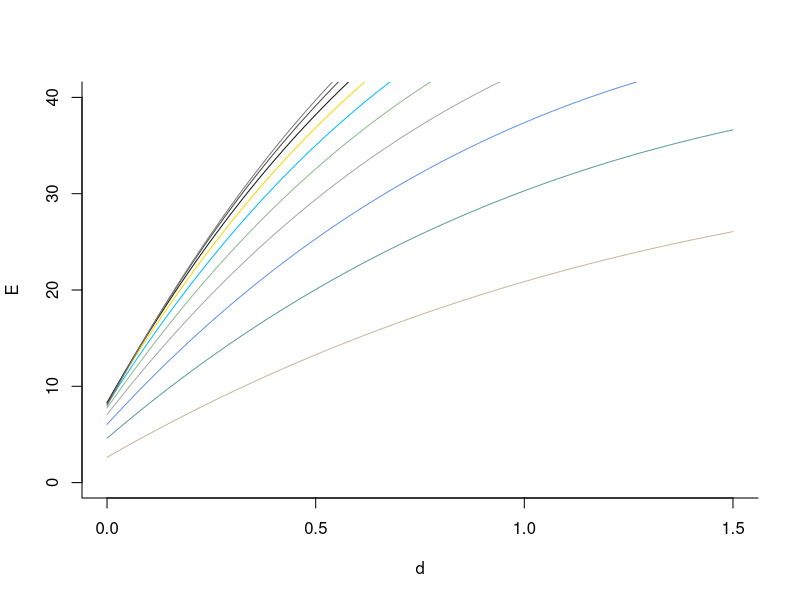
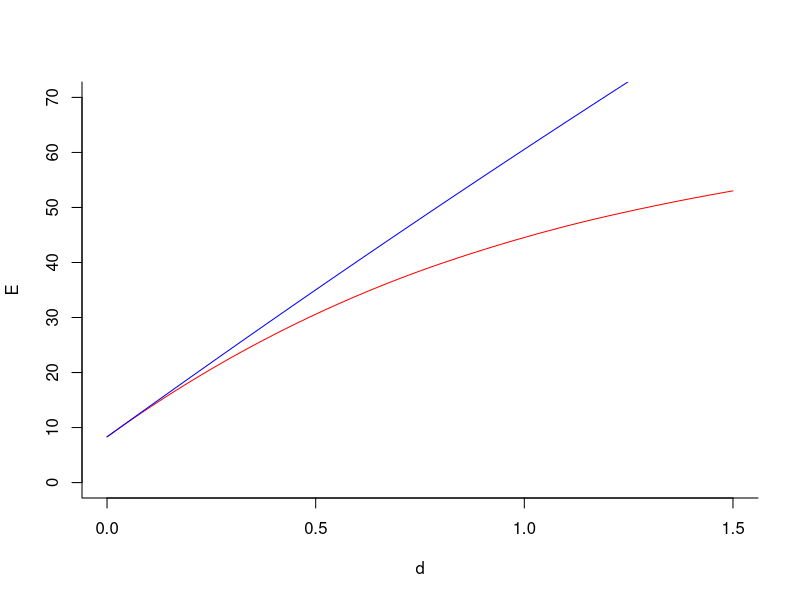

These figures' R source, in order:
##This is free, open-source software and under GNU GPLv3. It comes with no warranty. Concerns radiogenic mouse HG gland tumorigenesis.
##Uses one-component dose-effect relations (OCDER) & parameters from Cucinotta1 et al. (2013). Space Radiation Cancer Risk Projections and
##Uncertainties - 2012. ##NASA Center for AeroSpace Information, Hanover, MD; http://ston.jsc.nasa.gov/collections/TRS
##User adjustable parameters are those on lines 168-172 and limits on x and y axes for some of the graphs.RKS numbers will need changing
##Main outputs are predictions E_A and E_I with 95% CI, and some graphs, for effect of mixtures of ions (fully ionized atomic nuclei)
library(ggplot2); library(deSolve)
rm(list=ls()) 
#next line has Cucinotta et al. (2013) Section 5.4 table 5.4 parameters for ions
parameter = list(TE = list(alph0=7.53, alph1=1.261, alph2=0.0037, beta = 0, beta_p = 6.3, lamd0=.25, lamd1=.0051, lamd2=.0034,
                      e_alph0=3.96, e_alph1=0.213, e_alph2=0.00058, e_beta = 0, e_beta_p = 3.41, e_lamd0=.065, e_lamd1=.0029, e_lamd2=.0027), 
                 NTE=list(alph0=10.02,alph1=0.679,alph2=0.0033,beta=0,beta_p=5.08,lamd0=.231,lamd1=.0033,lamd2=.005,k1=0.12,k2=0.0053,
                      e_alph0=2.07,e_alph1=0.187,e_alph2=0.0006,e_beta=0,e_beta_p=3,e_lamd0=.016,e_lamd1=.0042,e_lamd2=.0064,e_k1=0.06,e_k2=0.002))
alph=function(L, param) {with(param,alph0+alph1*L*exp(-alph2*L))} #slope near zero of the OCDER; depends on LET L (keV/micron)
lamd=function(L, param) {with(param,lamd0+lamd1*L*exp(-lamd2*L))} #Bon4 why error argument here and not in alph or kappa??
#RKS lamd interpreted as giving a cell killing modulation of LQ OCDER (one component dose effect relation)
kappa=function(L,param){with(param, (k1*L)*exp(-k2*L))}#RKS interpreted as NTE, important near d=0; approximated as initial value.
#BON4: In the above are error=0, random=0 implied defaults?RKS
#BON4: next is function to calculate effect T for a single radiation; if Eff=1, T=E_single; if Eff=2, T=E_single-NT, where NT=kappa*exp(-lamd*dose). 
#BON4: Importantly, for most of the program we work only with T_single; only near the end do we add back a kappa term 
# Uses proton=0 for Z>2; proton=1 for H, He.
T_single = function(dose, L, Eff, proton, param = parameter[[Eff]]){ #Eff: 1=TE=targeted effect; 2=NTE=non-targeted (bystander) effect. RKS added 
  beta = param$beta #initialize to be beta=0 with Z>2 RKS, i.e near d=0 TE effect is linear no threshhold (LNT).
  if(proton == 1){ beta= param$beta_p} #ions with Z<3 are approximated as LQ (linear quadratic) near d=0, RKS
  P_E = (alph(L,param)*dose + beta*(dose^2))*exp(-lamd(L,param)*dose) #LQ or LNT modulated by factor controversially attributed to cell killing RKS
  return(P_E)
}

E_single = function(dose, L, Eff, proton, param = parameter[[Eff]]){  
  P_E = T_single(doses,L,Eff,proton)
  if (Eff==2){
    P_E = P_E + kappa(L,param)*exp(-lamd(L,param)*dose)
  }
  return(P_E)
}

#a function to find the maximum of T and dose where it occurs. Each T has a maximum, often around dose=1 Gy. RKS
bound_Ed = function(L,Eff,proton, param){##
  E = c(); D = c(); ##
  for(ll in 1:length(L)){#when this function is used, L will be a vector of the LETs of the components of a mixed-ion beam
    p = proton[ll]; l = L[ll]; 
    b = param[[ll]]$beta; a = alph(l,param[[ll]]); ld = lamd(l,param[[ll]])
    if(p == 1){ b= param[[ll]]$beta_p}
    if(b !=0){
      d = (sqrt((a*ld)^2+4*b^2)-a*ld+2*b)/(2*b*ld);#the derivative of the OCDER is zero at maximum, occuring at this dose d RKS
    }else{d = 1/(ld)} 
    D = c(D,d)
    E = c(E,solve_d(d,l,Eff,p,0, param[[ll]]))#BON4: why do you need to use solve_d here?? You already know d as above
  }
  upper_E = min(E)#the smallest of the maxima in a mixed beam, used only in calculating E_B, which in turn is deemphasized.
  max_d = D[which(E==upper_E)]
  return(list(upper_E,max_d,D))
}

#equation to get dose from L,Eff,proton, and T by setting eq=0 and solving for dose#RKS treats T as independent and d as dependent variable
#instead of vice versa as in RBE calculations. #will be used in dose_E below, which is then used several times
solve_d=function(dose,L,Eff,proton,E, param = parameter[[Eff]]) {
  eq = T_single(dose,L,Eff,proton,param)-E
  return(eq)
}

gaussian_param = function(Eff){#BON4: these are gamma functions, not gaussian; please correct terminology then check script still works.
  param = parameter[[Eff]]
  param_error=with(param,list(alph0=rgamma(1,(alph0/e_alph0)^2,alph0/(e_alph0)^2),alph1=rgamma(1,(alph1/e_alph1)^2,alph1/(e_alph1)^2),
   alph2=rgamma(1,(alph2/e_alph2)^2,alph2/(e_alph2)^2),beta=0,beta_p=rgamma(1,(beta_p/e_beta_p)^2,beta_p/(e_beta_p)^2),
   lamd0=rgamma(1,(lamd0/e_lamd0)^2,lamd0/(e_lamd0)^2),lamd1=rgamma(1,(lamd1/e_lamd1)^2,lamd1/(e_lamd1)^2),
   lamd2=rgamma(1,(lamd2/e_lamd2)^2,lamd2/(e_lamd2)^2)))
  if(Eff ==2){
    param_error1 = with(param,list(k1 = rgamma(1,(k1/e_k1)^2,k1/(e_k1)^2), k2 = rgamma(1,(k2/e_k2)^2,k2/(e_k2)^2)))
    param_error = c(param_error,param_error1)
  }
  return(param_error)
}
gen_param = function(Eff,N, random){
  param = list()
  p = gaussian_param(Eff)
  for(ii in 1:N){
    param[[ii]] = p #random parameters
    if (random ==0) param[[ii]] = parameter[[Eff]]
  }
  return(param)
}

#d = f_j(E_j) inverse function E_j to d_j where j labels the jth ion in a mixture RKS
dose_E=function(E, L, Eff,proton, param){
  result0 = bound_Ed(L,Eff,proton, param); upper_E = result0[[1]]; d_max = result0[[3]]
  output=c()
  for(i in 1:length(E)){
    e =min(E[i], upper_E-1e-4)#
    dose = (uniroot(solve_d,c(0,.001), upper=d_max, extendInt="upX",tol = 1e-6, L = L, 
                    Eff = Eff, proton=proton, E = e, param = param[[1]]))$root
    output= c(output,dose)
  }
  return(output)
}


E_A <- function(dose, L, Eff, proton, param = parameter[[Eff]]){#use T (i.e subtract out kappa term), manipulate, later add biggest back in. RKS
  output = rep(0,cols); k0=rep(0,nL)
  for(l in 1:nL){
    output = output + T_single(r[l]*doses,L[l],Eff,proton[l],param[[l]])
  }
  if (Eff==2){
    maxx=which.max(kappa(L,param[[l]]))
    output = output + kappa(L[maxx],param[[l]])
  }
  return(output)
}

E_B <- function(param){
  result = bound_Ed(L,Eff,proton, param); upper_E = floor(10*result[[1]])/10
  E_B= .1*(1:(upper_E*10)); d_max = result[[3]]
  doses = c(); E_B_mean = c();
  for (e in E_B){
    D = c()
    for (l in 1:nL){ 
      d = (uniroot(solve_d,c(0,.001), upper=d_max[l], extendInt="upX",tol = 1e-4, L = L[l], 
                   Eff = Eff, proton=proton[l], E = e, param = param[[l]]))$root
      D = c(D,d)
    }
    mdose=1/sum(r/D)# the calculated mixture dose for hypothesis E_B, given mixture effect, i.e. effect treated as the indeopendent variable.
    EB = e
    if(Eff == 2){ #Here in case of NTE, we add kappa to E_B and E_A
      maxx=which.max(kappa(L,param[[1]]))
      EB = EB + kappa(L[maxx],param[[1]])
    }
    #add all values to the lists and continue looping
    doses = c(doses, mdose);E_B_mean = c(E_B_mean, EB); 
  }
  return(list(E_B_mean, doses))
} 

#first derivative of function f evaluated at E
first_deriv = function(f,E){
  delta = 1e-6
  output = (f(E) - f(E-delta))/delta
  return(output)
}

sum_rE = function(E, param){#right hand side of the E_I ode. RKS
  output = c()
  for(j in 1:length(E)){
    cumrE = 0
    for(i in 1:nL){
      f = function(x) T_single(x,L[i],Eff,proton[i],param[[i]])
      temp = list(); temp[[1]] = param[[i]]
      d = dose_E(E[j],L[i],Eff,proton[i],param=temp)
      cumrE = cumrE + r[i]*first_deriv(f,d)
    }
    output = c(output,cumrE)
  }
  return(output)
}

solve_ode <- function(t, state, parameters) {
  with(as.list(c(state, parameters)), {
    dE <- sum_rE(E, parameters) 
    list(c(dE))
  })
}

E_I <- function(state,doses,L, Eff, proton, param){
  output = ode(y = state, times = doses, func = solve_ode, parms = param)
  result = output[,2]
  if(Eff ==2){
    maxx=which.max(kappa(L,param[[1]]))
    result = result + kappa(L[maxx],param[[1]])}
  return(result)
}

#####USER-DEFINED PARAMETERS FOR MIXTURE CALCULATIONS#####
r=.02*c(9,8,7,6,5,5,4,3,2,1); L=25*(1:10); proton = rep(0,10); Eff=2; N = 50 #N >= 50 to get 95% CI
#r=c(.8,.2); L=c(.4,190); proton = c(1,0); Eff=1; N = 100 #use bigger N  (e.g. N=10000)for more accurate CI
#r=mixture proportions (must sum to 1); L=LETs; proton=1 for H, He, and proton =0 for heavier ions (0 means LQ beta is 0). 
nL = length(L); end =1.5; by = 0.02; cols = end/by+1; doses <- seq(0, end, by = by); #RKS to increase smoothness decrease "by"

############E_A with central values of the paameters##############
E_A_mean = E_A(doses, L ,Eff,proton, gen_param(Eff,nL,0))##BON4 Now deal with kappa term

############E_I with central values of the parameters###############
state <- c(E = 0);
E_I_mean = E_I(state,doses, L, Eff, proton,gen_param(Eff,nL,0))

#E_B# Demphasized because numerically similar to E_I with smaller domain of validity and conceptual flaws
result = E_B(gen_param(Eff,nL,0))
dose_EB = result[[2]]; E_B_mean = result[[1]]

##########95% confidence intervals;  Most CPU intensive part of the calculation; comment out if only want central parameter value results.
# E_A_mat = matrix(0, N, cols); ##now do Monte Carlo for error structure; at first without any kappa term even if Eff=2
# for(i in 1:N){
#   #print(i) #BON5 not needed here
#   E_A_mat[i,] = E_A(doses, L, Eff,proton, gen_param(Eff,nL,1))
# }
# E_A_sd = apply(E_A_mat,2,sd); E_A_sort = apply(E_A_mat,2,sort,decreasing=F); 
# E_A_low = E_A_sort[floor(N*0.025),]; E_A_high = E_A_sort[ceiling(N*0.975),]; print(E_A_high[cols]) 
# 
# E_I_mat = matrix(0, N, cols);
# for(i in 1:N){
#   print(i)
#   param = gen_param(Eff,nL,1)
#   E_I_mat[i,] = E_I(state,doses,L,Eff,proton, param)
# }
# E_I_sd = apply(E_I_mat,2,sd); E_I_sort = apply(E_I_mat,2,sort,decreasing=F); 
# E_I_low = E_I_sort[floor(N*0.025),]; E_I_high = E_I_sort[ceiling(N*0.975),]; 

##############################################
####################GRAPHS####################Comment out unneeded ones
##############################################BON5 I switched blue and red in the ggplot, for lines and for ribbons
#OCDER Plot. Allows adjustment of upper dose limit.
xstart = 0; xend = 1.5; ystart= 0; yend = 40
plot(c(xstart,xend),c(ystart,yend),type='n',bty="l", ylab = 'E', xlab = 'd')
for(l in 1:length(L)){
  lines(doses,E_single(doses,L[l],Eff,proton[l]),type="l", col = colors()[20*l+2]) #automatic choice of colors 
}

##BON5: when I export the ggplot from RStudio to filename.eps the ribbons are missing enirely. I need high resolution .eps for the whole thing.
##BON5: there may be a solution. e.g. googling "r export ggplot to .eps" gave http://www.r-bloggers.com/high-resolution-figures-in-r/
##BON5: otherwise I can use plot() and lines() as shown below the ggplot; that works but is not beautiful.
## plot E_I and E_A together in one graph with error bars, allowing the user to adjust the upper dose limit (<2 Gy; if no protons <1)
#df= data.frame(md = doses, EI=E_I_mean, EIsd = E_I_sd, EA=E_A_mean, EAsd = E_A_sd)  #dev.off()
######Beautiful Plots###### However exporting them to .eps files gives lots of problems
#with 2.5%top and 2.5% bottom# 
#ggplot(df,aes(md)) + geom_line(aes(y = EI),color ='red') + geom_ribbon(aes(ymin=E_I_low, ymax=E_I_high), alpha=0.2,fill='red')+
 # geom_line(aes(y = EA),color ='blue') + geom_ribbon(aes(ymin=E_A_low, ymax=E_A_high), alpha=0.2,fill='blue')+ggtitle("95% CI")
#ggsave("filename.eps", device=cairo_ps)
#####Regular error bar Plots##### BON 5. Same content as ggplot; clumsier and uglier but more readily exportable to .eps high resolution
xstart = 0; xend = 1.5; ystart= 0; yend = 105
# plot(c(xstart,xend),c(ystart,yend),type='n',bty="l", ylab = 'E', xlab = 'd')
# lines(doses,E_I_mean,col='red')
# lines(doses,E_I_low,col="red")#,lty="36")
# lines(doses,E_I_high,col="red")#,lty="36")
# lines(doses,E_A_mean,col='blue')
# plot(c(xstart,xend),c(ystart,yend),type='n',bty="l", ylab = 'E', xlab = 'd')
# lines(doses,E_I_mean,col='red')
# lines(doses,E_A_low,col="blue")#,lty="36")
# lines(doses,E_A_high,col="blue")#,lty="36")
# lines(doses,E_A_mean,col='blue')

###2) plot E_I, E_A, and E_B together in one graph for the central parameters, without error bars
xstart = 0; xend =1.5; ystart= 0; yend = 70
plot(c(xstart,xend),c(ystart,yend),type='n',bty="l", ylab = 'E', xlab = 'd')
lines(doses,E_I_mean,col='red')
lines(doses,E_A_mean,col='blue')
#lines(dose_EB,E_B_mean,col='black')# so close to E_I it is confusing in graphs.

#Some extra output for a table 
print(1)
y=max(E_B_mean); x=max(dose_EB); z=min(which(doses>x))
compare=.5*(E_I_mean[z]+E_I_mean[z-1])
print(c(x,compare, y))
print(c(E_A_mean[cols],E_I_mean[cols]))
